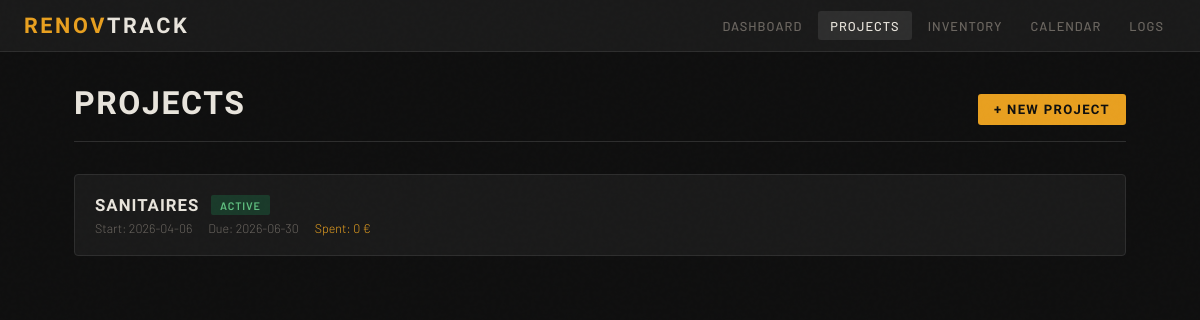
The app's page /projects with its own data.
### app/models/models.py (models this page shows)
class ProjectBase(SQLModel):
    name: str
    description: Optional[str] = None
    status: str = "planning"  # planning | active | on_hold | done
    budget_total: float = 0.0
    start_date: Optional[date] = None
    estimated_end_date: Optional[date] = None

class Project(ProjectBase, table=True):
    id: Optional[int] = Field(default=None, primary_key=True)
    building_id: int = Field(foreign_key="building.id")
    created_at: datetime = Field(default_factory=datetime.utcnow)
    building: Optional[Building] = Relationship(back_populates="projects")
    zones: List["Zone"] = Relationship(back_populates="project")
    tasks: List["Task"] = Relationship(back_populates="project")
    inventory_items: List["InventoryItem"] = Relationship(back_populates="project")
    expenses: List["Expense"] = Relationship(back_populates="project")
    daily_logs: List["DailyLog"] = Relationship(back_populates="project")

### app/routers/pages.py (the view)
@router.get("/projects")
async def projects_list(request: Request, session: AsyncSession = Depends(get_session)):
    projects_result = await session.execute(
        select(Project).options(selectinload(Project.building))
    )
    raw_projects = projects_result.scalars().all()
    enriched = []
    for p in raw_projects:
        spent_r = await session.execute(
            select(func.sum(Expense.amount)).where(Expense.project_id == p.id)
        )
        enriched.append(
            ProjectWithStats(
                project=p,
                spent=spent_r.scalar() or 0,
            )
        )
    for p in enriched:
        spent_r = await session.execute(
            select(func.sum(Expense.amount)).where(Expense.project_id == p.project.id)
        )
        p.spent = spent_r.scalar() or 0.0
        counts_r = await session.execute(
            select(Task.status, func.count(Task.id))
            .where(Task.project_id == p.project.id)
            .group_by(Task.status)
        )
        counts = dict(counts_r.all())
        p.task_done = counts.get("done", 0)
        p.task_total = sum(counts.values())
    return templates.TemplateResponse(
        "projects.html",
        {
            "request": request,
            "projects": enriched,
        },
    )

### app/templates/projects.html (shortened to what this page needs)
{% extends "base.html" %} {% block title %}Projects — RenovTrack{% endblock %} {% block content %}
<div class="page-header">
    <h1>Projects</h1>
    <a href="/projects/new" class="btn btn-primary">+ New Project</a>
</div>
{% if projects %}
<div style="display: flex; flex-direction: column; gap: 0.75rem">
    {% for p in projects %}
    <a href="/projects/{{ p.project.id }}" style="text-decoration: none; color: inherit">
        <div
            class="card"
            style="display: grid; grid-template-columns: 1fr auto; gap: 1rem; align-items: center"
        >
            <div>
                <div
                    style="display: flex; align-items: center; gap: 0.75rem; margin-bottom: 0.4rem"
                >
                    <div class="card-title" style="margin: 0">{{ p.project.name }}</div>
                    <span class="badge badge-{{ p.project.status }}">{{ p.project.status }}</span>
                </div>
                <div class="card-meta">
                     {% if p.project.start_date %}<span>Start: {{ p.project.start_date }}</span>{%
                    endif %} {% if p.project.estimated_end_date %}<span
                        >Due: {{ p.project.estimated_end_date }}</span
                    >{% endif %}  {% if p.spent is defined %}<span style="color: var(--accent)"
                        >Spent: {{ "%.0f"|format(p.spent) }} €</span
                    >{% endif %}
                </div>
            </div>
        </div>
    </a>
    {% endfor %}
</div>
{% else %}
<div class="empty-state">
    <div class="empty-icon">🏗️</div>
    <p>No projects yet. Create your first one to get started.</p>
    <a href="/projects/new" class="btn btn-primary" style="margin-top: 1.25rem">+ New Project</a>
</div>
{% endif %} {% endblock %}

### app/templates/base.html (style rules this page uses)
:root { --bg: #0f0f0f; --surface: #1a1a1a; --border: #2e2e2e; --text: #e8e4dc; --muted: #6b6660; --accent: #e8a020; --accent2: #3a7bd5; --danger: #c0392b; --success: #27ae60; --warn: #e67e22; }
* { box-sizing: border-box; margin: 0; padding: 0; }
body { background: var(--bg); color: var(--text); font-family: 'Barlow', sans-serif; font-weight: 300; min-height: 100vh; font-size: 15px; }
body::before { content: ''; position: fixed; inset: 0; pointer-events: none; z-index: 9999; opacity: 0.4; }
.page-header { display: flex; align-items: baseline; justify-content: space-between; margin-bottom: 2rem; padding-bottom: 1rem; border-bottom: 1px solid var(--border); }
.page-header h1 { font-family: 'Barlow Condensed', sans-serif; font-size: 2rem; font-weight: 700; letter-spacing: 0.05em; text-transform: uppercase; }
.card { background: var(--surface); border: 1px solid var(--border); border-radius: 4px; padding: 1.25rem; margin-bottom: 1rem; transition: border-color 0.15s; }
.card-title { font-family: 'Barlow Condensed', sans-serif; font-size: 1.05rem; font-weight: 600; letter-spacing: 0.06em; text-transform: uppercase; margin-bottom: 0.5rem; }
.card-meta { font-size: 0.78rem; color: var(--muted); display: flex; gap: 1rem; flex-wrap: wrap; }
.badge { display: inline-block; font-size: 0.68rem; font-weight: 600; letter-spacing: 0.08em; text-transform: uppercase; padding: 0.2rem 0.55rem; border-radius: 2px; }
.badge-active { background: #1a3a2a; color: #60c080; }
.btn { display: inline-flex; align-items: center; gap: 0.4rem; font-family: 'Barlow Condensed', sans-serif; font-weight: 600; font-size: 0.82rem; letter-spacing: 0.1em; text-transform: uppercase; padding: 0.5rem 1rem; border-radius: 3px; border: none; cursor: pointer; text-decoration: none; transition: all 0.15s; }
.btn-primary { background: var(--accent); color: #0f0f0f; }

### records on screen
Project: project.name "SANITAIRES", project.status "ACTIVE", project.start_date "2026-04-06", project.estimated_end_date "2026-06-30"

### other values on screen
{{ "%.0f"|format(p.spent) }} "0"
